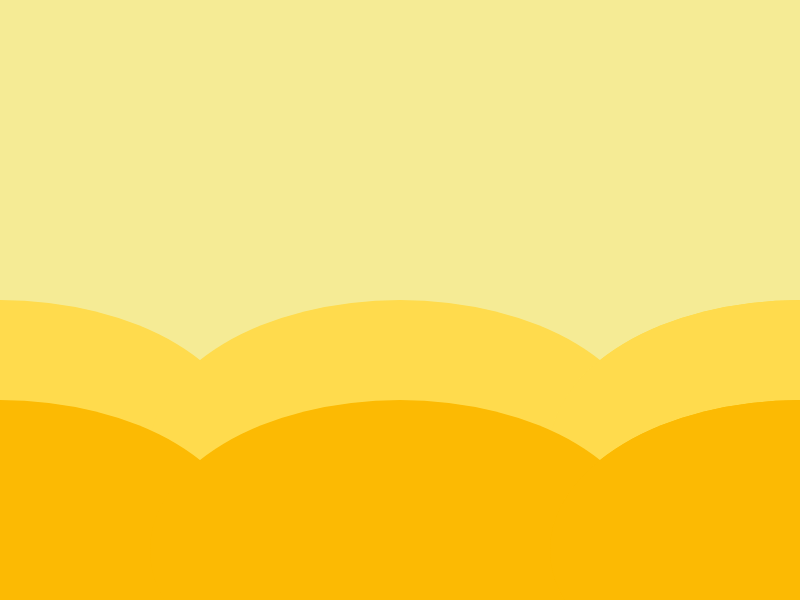
Frame 1 (no input)
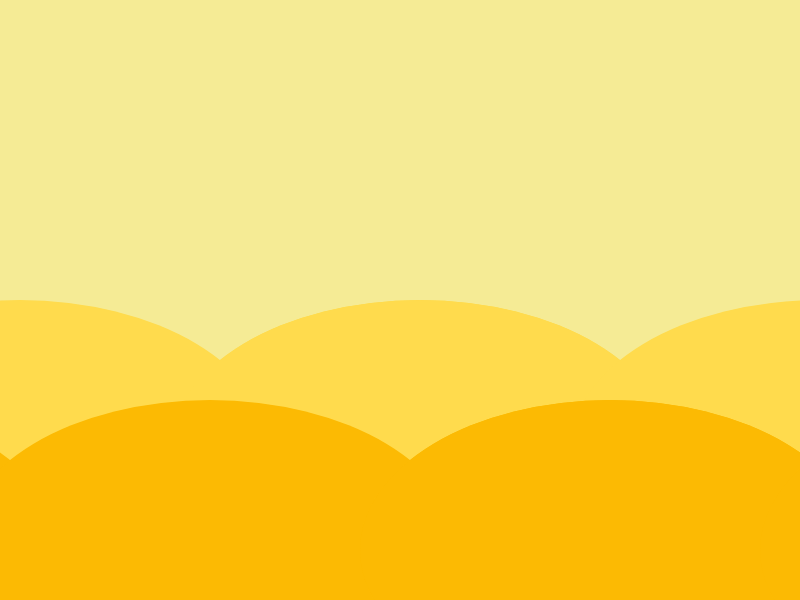
Frame 60 (no input)
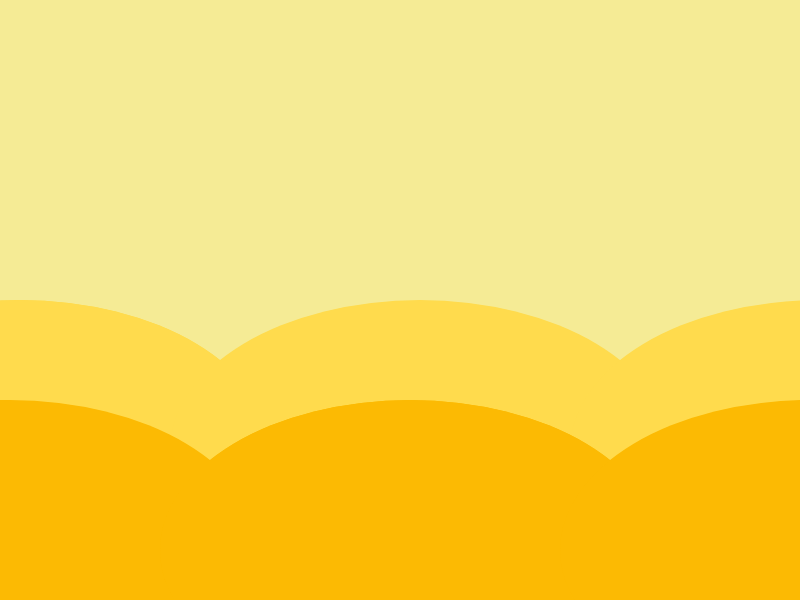
Frame 120 (the mouse pressed at the canvas centre since frame 60)

The p5.js sketch that drew these frames (run headless with seeded random() and noise() and a simulated clock; from frame 60 on, the mouse is pressed at the canvas centre):

// p5.js sketch
// ── sketch.js
// making parallax effect
var x = 0
var x2 = 0
var speed = -10

function setup() {
  createCanvas(800,600);
  noStroke();
}

function draw() {
  background(245, 235, 149);

  fill(255, 219, 77);
  ellipse(x2,450,500,300); // hill 1 layer 2
  ellipse(x2 + 400,450,500,300); // hill 2 layer 2
  ellipse(x2 + 800,450,500,300); // hill 3 layer 2

  ellipse(x2 + 800,450,500,300); // hill duplicate 1 layer 2
  ellipse(x2 + 1200,450,500,300); // hill duplicate 2 layer 2
  ellipse(x2 + 1600,450,500,300); // hill duplicate 3 layer 2

  x2 = x2 + speed * 2

  fill(252, 186, 3);
  ellipse(x,550,500,300); // hill 1
  ellipse(x + 400,550,500,300); // hill 2
  ellipse(x + 800,550,500,300); // hill 3

  ellipse(x + 800,550,500,300); // hill duplicate 1
  ellipse(x + 1200,550,500,300); // hill duplicate 2
  ellipse(x + 1600,550,500,300); // hill duplicate 3

  x = x + speed

  if (x && x2 <= -800){
    x = 0
    x2 = 0
  } // end if
}
